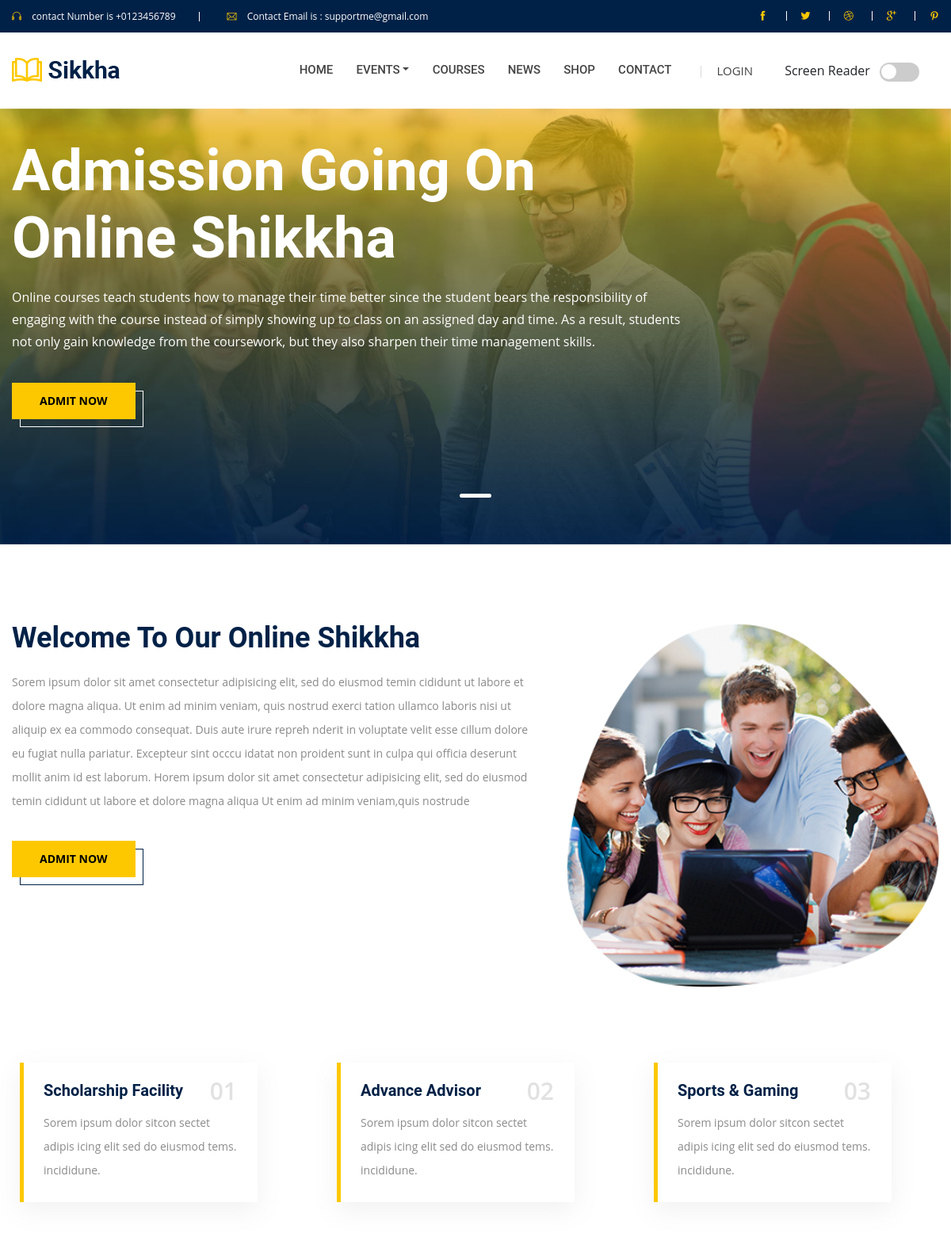
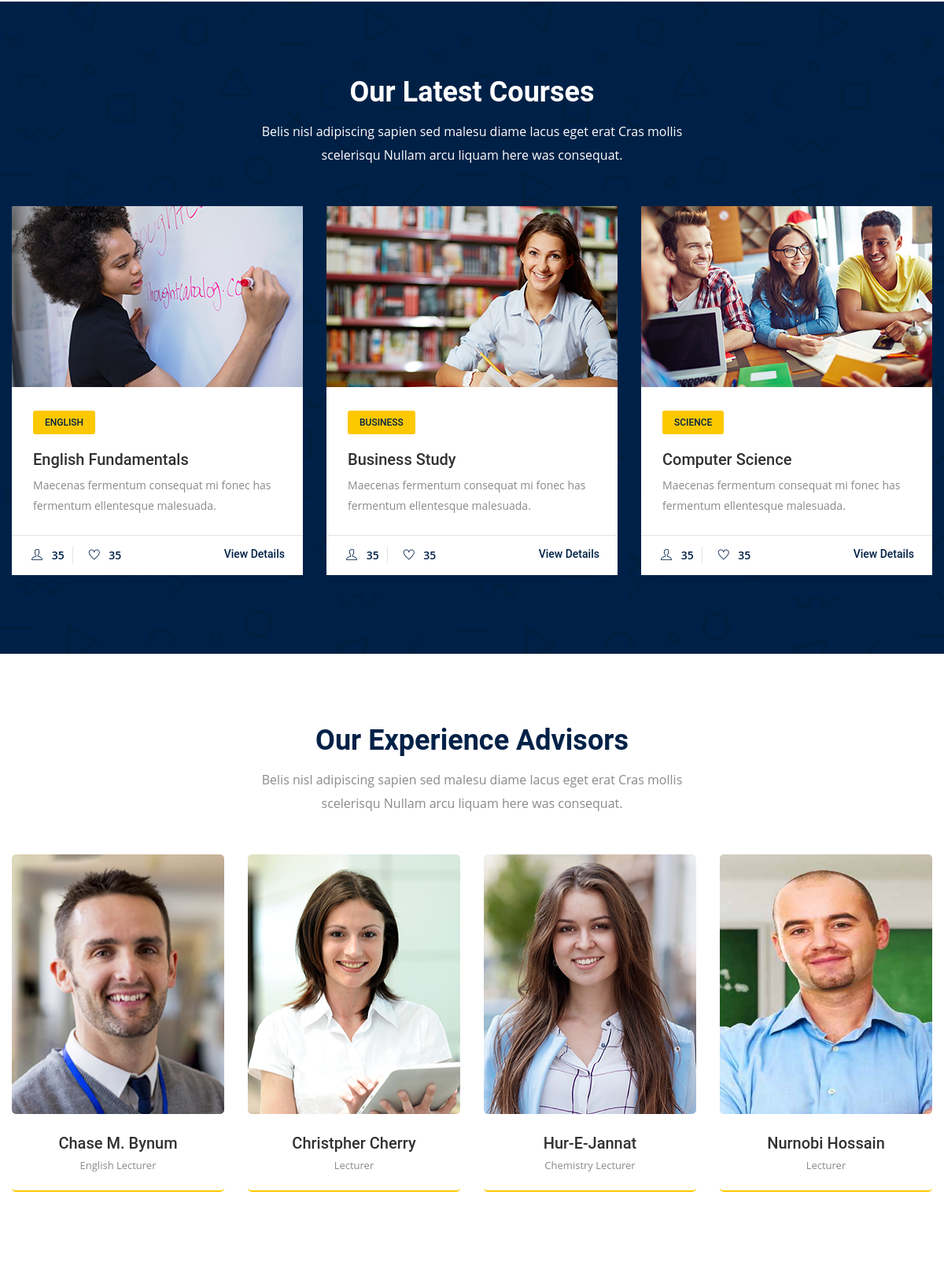
The page / (upper part) on the database its author committed (2 pictures, top to bottom).
### myapp/models.py (models this page shows, shortened)
class A_home_slide(models.Model):
    title = models.CharField(max_length=1000)
    description = models.CharField(max_length=1000)
    slide_img = models.ImageField(upload_to='slide_img')

class B_about(models.Model):
    about_title = models.CharField(max_length=1000)
    about_desc = models.CharField(max_length=1000)
    about_img = models.ImageField(upload_to='about_img')

class C_course(models.Model):
    course_img =  models.ImageField(upload_to='course_img')
    btn_subject = models.CharField(max_length=1000)
    subject_name = models.CharField(max_length=1000)
    desc = models.CharField(max_length=1000)

class D_advisor(models.Model):
    name = models.CharField(max_length=1000)
    title = models.CharField(max_length=1000)
    img = models.ImageField(upload_to='advisors')
    img_title = models.CharField(max_length=1000)

### myapp/views.py (the view, shortened to what this page needs)
# urls.py: path('',views.index,name='index'),
def index(request):
    return render(request, 'index.html',context)

### templates/index.html (shortened to what this page needs)
{% extends 'base.html' %}
{% block body_content %}
{% load static %}
    <div class="slider-area pos-relative">
        <div class="slider-active">
            <div class="single-slider slider-height d-flex align-items-center justify-content-center" style="background-image: url({{ home_data.0.slide_img.url }});">
                <div class="container">
                    <div class="row">
                        <div class="col-xl-9 col-md-12">
                            <div class="slider-content slider-content-2">
                                <h1 class="white-color f-700" data-animation="fadeInUp" data-delay=".2s">{{ home_data.0.title  }}</h1>
                                <p data-animation="fadeInUp" data-delay=".4s">{{ home_data.0.description }}</p>
                                <button class="theme-btn" data-animation="fadeInUp" data-delay=".6s"><span class="btn-text">admit now</span></button>
                            </div>
                        </div>
                    </div>
                </div>
            </div>
        </div>
    </div>
    <div id="about" class="about-area pt-100 pb-70">
        <div class="container">
            <div class="row">
                <div class="col-xl-7 col-lg-7">
                    <div class="about-title-section mb-30">
                        <h1>{{ about_data.0.about_title }}</h1>
                        <p>{{about_data.0.about_desc}}</p>
                        <button class="theme-btn blue-bg-border mt-20"><span class="btn-text">admit now</span></button>
                    </div>
                </div>
                <div class="col-xl-5 col-lg-5">
                    <div class="about-right-img mb-30">
                        <img src="{{ about_data.0.about_img.url }}" alt="">
                    </div>
                </div>
            </div>
            <div class="row pt-65">
                <div class="col-xl-4 col-lg-4 col-md-6">
                    <div class="feature-wrapper mb-30">
                        <div class="feature-title-heading">
                            <h3>Scholarship Facility</h3>
                            <span>01</span>
                        </div>
                        <div class="feature-text">
                            <p>Sorem ipsum dolor sitcon sectet adipis icing elit sed do eiusmod tems. incididune.</p>
                        </div>
                    </div>
                </div>
                <div class="col-xl-4 col-lg-4 col-md-6">
                    <div class="feature-wrapper mb-30">
                        <div class="feature-title-heading">
                            <h3>Advance Advisor</h3>
                            <span>02</span>
                        </div>
                        <div class="feature-text">
                            <p>Sorem ipsum dolor sitcon sectet adipis icing elit sed do eiusmod tems. incididune.</p>
                        </div>
                    </div>
                </div>
                <div class="col-xl-4 col-lg-4 col-md-6">
                    <div class="feature-wrapper mb-30">
                        <div class="feature-title-heading">
                            <h3>Sports & Gaming</h3>
                            <span>03</span>
                        </div>
                        <div class="feature-text">
                            <p>Sorem ipsum dolor sitcon sectet adipis icing elit sed do eiusmod tems. incididune.</p>
                        </div>
                    </div>
                </div>
            </div>
        </div>
    </div>
    <div id="courses" class="courses-area courses-bg-height pt-100 pb-70" style="background-image: url({% static 'img/courses/courses_bg.png' %});">
        <div class="container">
            <div class="row">
                <div class="col-xl-6 offset-xl-3 col-lg-8 offset-lg-2 col-md-10 offset-md-1">
                    <div class="section-title mb-50 text-center">
                        <div class="section-title-heading mb-20">
                            <h1 class="white-color">Our Latest Courses</h1>
                        </div>
                        <div class="section-title-para">
                            <p class="white-color">Belis nisl adipiscing sapien sed malesu diame lacus eget erat Cras mollis scelerisqu Nullam arcu liquam here was consequat.</p>
                        </div>
                    </div>
                </div>
            </div>
            <div class="courses-list">
                <div class="row courses-active">
                  {% for data  in course_data %}
                    <div class="col-xl-12">
                        <div class="courses-wrapper course-radius-none mb-30">
                            <div class="courses-thumb">
                                <a href="{% url 'course_details' %}"><img src="{{ data.course_img.url }}" alt=""></a>
                            </div>
                            <div class="course-main-content clearfix">
                                <div class="courses-content">
                                    <div class="courses-category-name">
                                        <span>
                                            <a href="#">{{ data.btn_subject }}</a>
                                        </span>
                                    </div>
                                    <div class="courses-heading">
                                        <h1><a href="{% url 'course_details' %}">{{ data.subject_name }}</a></h1>
                                    </div>
                                    <div class="courses-para">
                                        <p>{{ data.desc }}</p>
                                    </div>
                                </div>
                            </div>
                            <div class="courses-wrapper-bottom clearfix">
                                <div class="courses-icon d-flex f-left">
                                    <div class="courses-single-icon">
                                        <span class="ti-user"></span>
                                        <span class="user-number">35</span>
                                    </div>
                                    <div class="courses-single-icon">
                                        <span class="ti-heart"></span>
                                        <span class="user-number">35</span>
                                    </div>
                                </div>
                                <div class="courses-button f-right">
                                    <a href="{% url 'course_details' %}">View Details</a>
                                </div>
                            </div>
                        </div>
                    </div>
                    {% endfor %}
                </div>
            </div>
        </div>
    </div>
    <div class="team-area pt-95 pb-70">
        <div class="container">
            <div class="row">
                <div class="col-xl-6 offset-xl-3 col-lg-8 offset-lg-2 col-md-10 offset-md-1">
                    <div class="section-title mb-50 text-center">
                        <div class="section-title-heading mb-20">
                            <h1 class="primary-color">Our Experience Advisors</h1>
                        </div>
                        <div class="section-title-para">
                            <p class="gray-color">Belis nisl adipiscing sapien sed malesu diame lacus eget erat Cras mollis scelerisqu Nullam arcu liquam here was consequat.</p>
                        </div>
                    </div>
                </div>
            </div>
            <div class="team-list">
                <div class="row">
                    {% for data in advisor_data %}
                    <div class="col-xl-3 col-lg-3 col-md-6">
                        <div class="team-wrapper mb-30">
                            <div class="team-thumb">
                                <img src="{{ data.img.url }}" alt="">
                            </div>
                            <div class="team-teacher-info text-center">
                                <a href="advisors_details.html"><h1>{{ data.name }}</h1></a>
                                <h2>{{ data.title }}</h2>
                            </div>
                        </div>
                    </div>
                    {% endfor %}
                </div>
            </div>
        </div>
    </div>
{% endblock body_content %}

### static/css/default.css (style rules this page uses)
.mt-20 { margin-top: 20px; }
.mb-20 { margin-bottom: 20px; }
.mb-30 { margin-bottom: 30px; }
.mb-50 { margin-bottom: 50px; }
.pt-65 { padding-top: 65px; }
.pt-95 { padding-top: 95px; }
.pt-100 { padding-top: 100px; }
.pb-70 { padding-bottom: 70px; }
.f-700 { font-weight: 700; }
.gray-color { color: #8a8a8a; }
.white-color { color: #fff; }
.primary-color { color: #002147; }

### static/css/responsive.css (style rules this page uses)
@media (min-width: 1200px) and (max-width: 1500px) { .slider-height { min-height: 508px; } }
@media (min-width: 992px) and (max-width: 1200px) { .slider-height { min-height: 550px; } }
@media (min-width: 992px) and (max-width: 1200px) { .slider-content.slider-content-2 { padding-top: 8px; padding-bottom: 129px; } }
@media (min-width: 992px) and (max-width: 1200px) { .section-title-para p { padding: 0 8px; } }
@media (min-width: 992px) and (max-width: 1200px) { .about-right-img img { width: 100%; } }
@media (min-width: 992px) and (max-width: 1200px) { .about-title-section p { padding-right: 0; } }
@media (min-width: 992px) and (max-width: 1200px) { .feature-wrapper { padding-top: 25px; padding-bottom: 25px; padding-left: 25px; padding-right: 26px; width: 300px; margin: 0 10px; } }
@media (min-width: 992px) and (max-width: 1200px) { .courses-content { padding-left: 27px; padding-right: 24px; } }
@media (min-width: 992px) and (max-width: 1200px) { .courses-single-icon { padding-right: 10px; } }

### rows shown on the page
A_home_slide: slide_img (picture), title "Admission Going On Online Shikkha", description "Online courses teach students how to manage their time better since the student bears the responsibility of engaging with the course instead of simply showing up to class on an assigned day and time. As a result, students not only gain knowledge from the coursework, but they also sharpen their time management skills."
B_about: about_title "Welcome To Our Online Shikkha", about_desc "Sorem ipsum dolor sit amet consectetur adipisicing elit, sed do eiusmod temin cididunt ut labore et dolore magna aliqua. Ut enim ad minim veniam, quis nostrud exerci tation ullamco laboris nisi ut aliquip ex ea commodo consequat. Duis aute irure repreh nderit in voluptate velit esse cillum dolore eu fugiat nulla pariatur. Excepteur sint occcu idatat non proident sunt in culpa qui officia deserunt mollit anim id est laborum. Horem ipsum dolor sit amet consectetur adipisicing elit, sed do eiusmod temin cididunt ut labore et dolore magna aliqua Ut enim ad minim veniam,quis nostrude", about_img (picture)
C_course: course_img (picture), btn_subject "ENGLISH", subject_name "English Fundamentals", desc "Maecenas fermentum consequat mi fonec has fermentum ellentesque malesuada."
C_course: course_img (picture), btn_subject "BUSINESS", subject_name "Business Study", desc "Maecenas fermentum consequat mi fonec has fermentum ellentesque malesuada."
C_course: course_img (picture), btn_subject "SCIENCE", subject_name "Computer Science", desc "Maecenas fermentum consequat mi fonec has fermentum ellentesque malesuada."
D_advisor: img (picture), name "Chase M. Bynum", title "English Lecturer"
D_advisor: img (picture), name "Christpher Cherry", title "Lecturer"
D_advisor: img (picture), name "Hur-E-Jannat", title "Chemistry Lecturer"
D_advisor: img (picture), name "Nurnobi Hossain", title "Lecturer"
